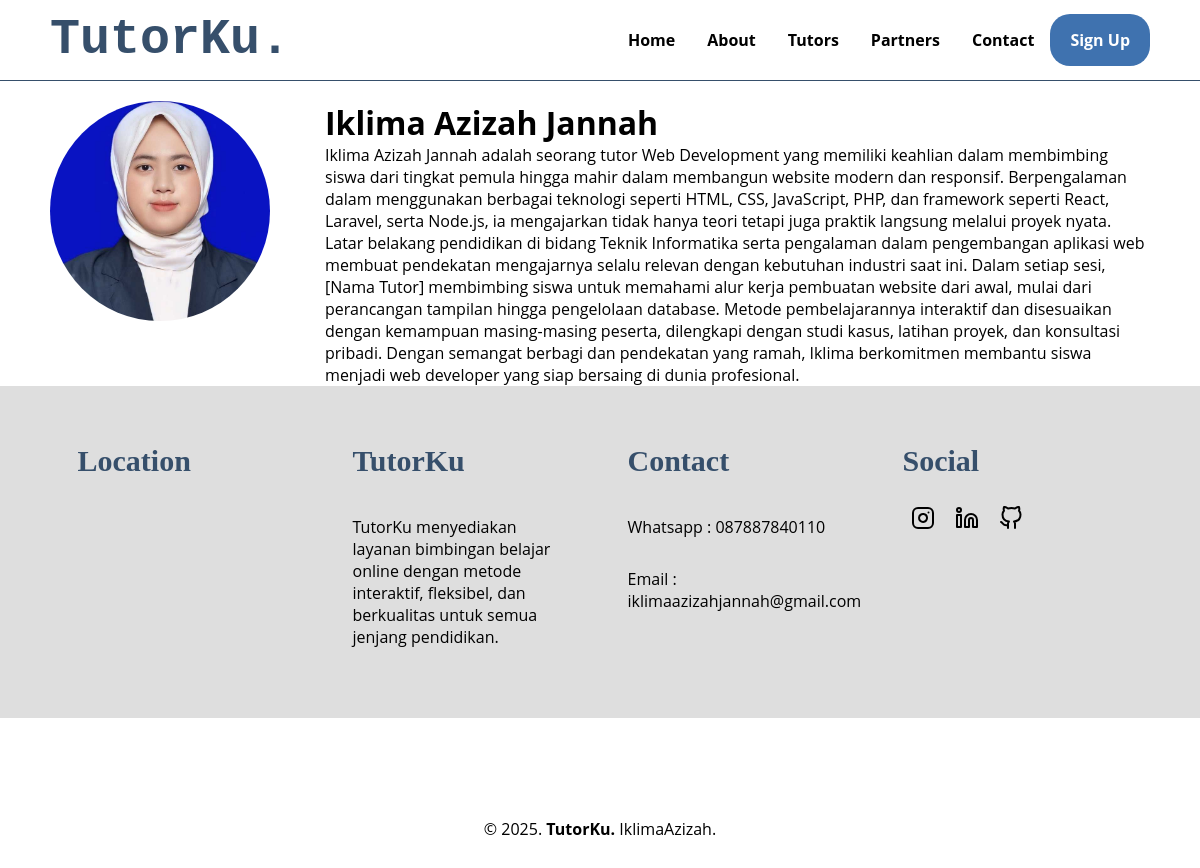
Screenshot of /tutors.php/6/iklima-azizah-jannah with the database file from the repository.
### tables this page shows
CREATE TABLE `tutors` (
  `id` int(11) NOT NULL,
  `nama` varchar(225) NOT NULL,
  `email` varchar(225) NOT NULL,
  `password` text NOT NULL,
  `foto` varchar(225) NOT NULL,
  `isi` text NOT NULL,
  `tgl_isi` timestamp NOT NULL DEFAULT current_timestamp(),
  `status` enum('0','1') NOT NULL DEFAULT '1'
);

CREATE TABLE `info` (
  `id` int(11) NOT NULL,
  `judul` varchar(225) NOT NULL,
  `isi` text NOT NULL,
  `tgl_isi` timestamp NOT NULL DEFAULT current_timestamp() ON UPDATE current_timestamp()
);

### inc/inc_fungsi.php (called while the page is built, shortened)
<?php
function url_dasar(){
    $url_dasar = "http://".$_SERVER['SERVER_NAME'].dirname($_SERVER['SCRIPT_NAME']);
    return $url_dasar;
}
function dapatkan_id(){
    $id ="";
    if(isset($_SERVER['PATH_INFO'])){
        $id = dirname($_SERVER['PATH_INFO']);
        $id = preg_replace("/[^0-9]/","",$id);
    }
    return $id;
}
function set_isi($isi){
    $isi = str_replace("../gambar/",url_dasar()."/gambar/",$isi);
    return $isi;
}
function tutors_foto($id){
    global $koneksi;
    $sql1 = "select * from tutors where id = '$id'";
    $q1   = mysqli_query($koneksi,$sql1);
    $r1   = mysqli_fetch_array($q1);
    $foto = $r1['foto'];
    if($foto){
        return $foto;
    }else{
        return 'tutors_default_picture.png';
    }
}
function ambil_isi_info($id,$kolom){
    global $koneksi;
    $sql1 = "select $kolom from info where id ='$id'";
    $q1 = mysqli_query($koneksi,$sql1);
    $r1 = mysqli_fetch_array($q1);
    return $r1[$kolom];
}

### tutors.php (the view, shortened to what this page needs)
<?php
include_once("inc/inc_koneksi.php");
include_once("inc/inc_fungsi.php");
$id = dapatkan_id();
$sql1 = "select * from tutors where id = $id";
$q1   = mysqli_query($koneksi,$sql1);
$r1   = mysqli_fetch_array($q1);
$nama = $r1['nama'];
?>
<?php include_once("inc_header.php"); ?>
<?php
if($nama == ''){
    echo "<div><p>Maaf data tidak ditemukan : (</p></div>";
}else {
    ?>
    <div class="lokasi_foto">
    <img src="<?php echo url_dasar()."/gambar/".tutors_foto($r1['id']) ?>"/>
    </div>
    <div class="lokasi_deskripsi">
        <h1><?php echo $r1['nama'] ?></h1>
        <?php echo set_isi($r1['isi']) ?>
    </div>
    <br style="clear: both"/>
    <?php
}
?>
<?php include_once("inc_footer.php"); ?>

### inc_footer.php (shortened to what this page needs)
</div>
<div id="contact">
    <div class="wrapper">
        <div class="footer">
            <div class="footer-section">
                <h3>Location</h3>
                <iframe
                    src="https://www.google.com/maps/embed?pb=!1m18!1m12!1m3!1d3964.8097419736164!2d106.85628137409918!3d-6.41848726276821!2m3!1f0!2f0!3f0!3m2!1i1024!2i768!4f13.1!3m3!1m2!1s0x2e69ebac813f9cb1%3A0x5e03d94c009a6dbf!2sMasjid%20Jami&#39;%20As-Syifa!5e0!3m2!1sid!2sid!4v1738572054634!5m2!1sid!2sid"
                    style="width: 200px; height: 100px; border: 0;"
                    allowfullscreen=""
                    loading="lazy"
                ></iframe>
            </div>
            <div class="footer-section">
                <h3><?php echo ambil_isi_info('1','judul') ?></h3>
                <?php echo ambil_isi_info('1','isi') ?>
            </div>
            <div class="footer-section">
                <h3><?php echo ambil_isi_info('2','judul') ?></h3>
                 <?php echo ambil_isi_info('2','isi') ?>
            </div>
            <div class="footer-section">
                <h3>Social</h3>
                <a href="https://www.instagram.com/iklimaazizah/"
                ><i data-feather="instagram"></i
                ></a>
                <a href="https://www.linkedin.com/in/iklima-azizah-jannah/"
                ><i data-feather="linkedin"></i
                ></a>
                <a href="https://github.com/iklimaazjnnh"
                ><i data-feather="github"></i
                ></a>
            </div>
        </div>
    </div>
</div>
<div id="copyright">
  <div class="wrapper">&copy; 2025. <b>TutorKu.</b> IklimaAzizah.</div>
</div>
</body>
</html>

### css/style.css (style rules this page uses)
* { text-decoration: none; box-sizing: border-box; outline: none; border: none; margin: 0px; padding: 0px; }
body { margin: 0px; padding: 0px; font-family: "Open Sans", sans-serif; }
html { scroll-behavior: smooth; }
.wrapper { width: 1100px; margin: auto; position: relative; }
.wrapper img { width: 60%; }
p { margin: 10px 0px 10px 0px; padding: 10px 0px 10px 0px; }
#contact { background: #dedede; padding: 50px 0px 50px 0px; }
.footer { width: 100%; position: relative; display: flex; flex-wrap: wrap; margin: auto; }
.footer-section { width: 20%; margin: 0 auto; }
h3 { font-family: "comic sans ms"; font-weight: 800; font-size: 30px; margin-bottom: 20px; color: #364f6b; width: 100%; line-height: 50px; }
.footer-section a { color: #000000; margin: 0.5rem; }
#copyright { text-align: center; width: 100%; padding: 50px 0px 50px 0px; margin-top: 50px; }
.lokasi_foto { float: left; width: 20%; margin-top: 20px; }
.lokasi_foto img { width: 100%; border-radius: 50%; }
.lokasi_deskripsi { margin-top: 20px; float: right; width: 75%; }

### rows the page displays
tutors: id+foto (picture), nama "Iklima Azizah Jannah", isi "Iklima Azizah Jannah adalah seorang tutor Web Development yang memiliki keahlian dalam membimbing siswa dari tingkat pemula hingga mahir dalam membangun website modern dan responsif. Berpengalaman dalam menggunakan berbagai teknologi seperti HTML, CSS, JavaScript, PHP, dan framework seperti React, Laravel, serta Node.js, ia mengajarkan tidak hanya teori tetapi juga praktik langsung melalui proyek nyata. Latar belakang pendidikan di bidang Teknik Informatika serta pengalaman dalam pengembangan aplikasi web membuat pendekatan mengajarnya selalu relevan dengan kebutuhan industri saat ini. Dalam setiap sesi, [Nama Tutor] membimbing siswa untuk memahami alur kerja pembuatan website dari awal,…"
info: judul "TutorKu", isi "TutorKu menyediakan layanan bimbingan belajar online dengan metode interaktif, fleksibel, dan berkualitas untuk semua jenjang pendidikan."
info: judul "Contact", isi "Whatsapp : 087887840110 Email : iklimaazizahjannah@gmail.com"
